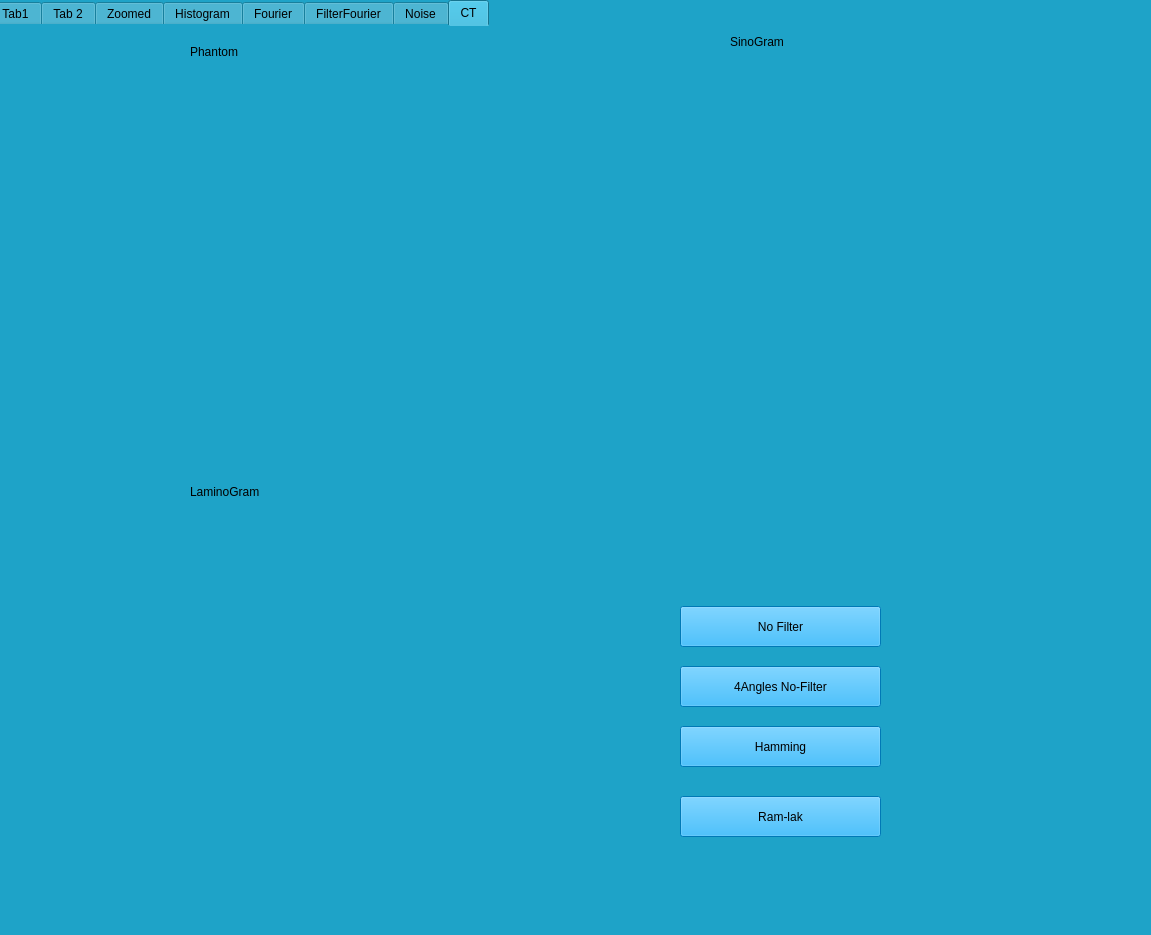
<?xml version="1.0" encoding="UTF-8"?>
<ui version="4.0">
 <class>MainWindow</class>
 <widget class="QMainWindow" name="MainWindow">
  <property name="geometry">
   <rect>
    <x>0</x>
    <y>0</y>
    <width>1151</width>
    <height>935</height>
   </rect>
  </property>
  <property name="windowTitle">
   <string>MainWindow</string>
  </property>
  <property name="layoutDirection">
   <enum>Qt::LeftToRight</enum>
  </property>
  <property name="styleSheet">
   <string notr="true">color: rgb(170, 85, 0);
background-color: rgb(30, 163, 200);
background-image: url(&quot;E:/Year3 Term1/Image processing/Task2-ZOOM/canvas.png&quot;);</string>
  </property>
  <widget class="QWidget" name="centralwidget">
   <widget class="QTabWidget" name="tabWidget">
    <property name="geometry">
     <rect>
      <x>-10</x>
      <y>0</y>
      <width>1191</width>
      <height>931</height>
     </rect>
    </property>
    <property name="toolTip">
     <string>&lt;!DOCTYPE HTML PUBLIC &quot;-//W3C//DTD HTML 4.0//EN&quot; &quot;http://www.w3.org/TR/REC-html40/strict.dtd&quot;&gt;
&lt;html&gt;&lt;head&gt;&lt;meta name=&quot;qrichtext&quot; content=&quot;1&quot; /&gt;&lt;style type=&quot;text/css&quot;&gt;
p, li { white-space: pre-wrap; }
&lt;/style&gt;&lt;/head&gt;&lt;body style=&quot; font-family:'MS Shell Dlg 2'; font-size:8pt; font-weight:400; font-style:normal;&quot;&gt;
&lt;p style=&quot;-qt-paragraph-type:empty; margin-top:12px; margin-bottom:12px; margin-left:0px; margin-right:0px; -qt-block-indent:0; text-indent:0px;&quot;&gt;&lt;br /&gt;&lt;/p&gt;&lt;/body&gt;&lt;/html&gt;</string>
    </property>
    <property name="whatsThis">
     <string>&lt;!DOCTYPE HTML PUBLIC &quot;-//W3C//DTD HTML 4.0//EN&quot; &quot;http://www.w3.org/TR/REC-html40/strict.dtd&quot;&gt;
&lt;html&gt;&lt;head&gt;&lt;meta name=&quot;qrichtext&quot; content=&quot;1&quot; /&gt;&lt;style type=&quot;text/css&quot;&gt;
p, li { white-space: pre-wrap; }
&lt;/style&gt;&lt;/head&gt;&lt;body style=&quot; font-family:'MS Shell Dlg 2'; font-size:8pt; font-weight:400; font-style:normal;&quot;&gt;
&lt;p style=&quot;-qt-paragraph-type:empty; margin-top:12px; margin-bottom:12px; margin-left:0px; margin-right:0px; -qt-block-indent:0; text-indent:0px;&quot;&gt;&lt;br /&gt;&lt;/p&gt;&lt;/body&gt;&lt;/html&gt;</string>
    </property>
    <property name="styleSheet">
     <string notr="true">border-color: qconicalgradient(cx:0, cy:0, angle:135, stop:0 rgba(255, 255, 0, 69), stop:0.375 rgba(255, 255, 0, 69), stop:0.423533 rgba(251, 255, 0, 145), stop:0.45 rgba(247, 255, 0, 208), stop:0.477581 rgba(255, 244, 71, 130), stop:0.518717 rgba(255, 218, 71, 130), stop:0.55 rgba(255, 255, 0, 255), stop:0.57754 rgba(255, 203, 0, 130), stop:0.625 rgba(255, 255, 0, 69), stop:1 rgba(255, 255, 0, 69));
color: rgb(0, 0, 0);
gridline-color: rgb(255, 170, 255);
</string>
    </property>
    <property name="currentIndex">
     <number>7</number>
    </property>
    <widget class="QWidget" name="tab_3">
     <attribute name="title">
      <string>Tab1</string>
     </attribute>
     <widget class="QLabel" name="Image">
      <property name="geometry">
       <rect>
        <x>20</x>
        <y>70</y>
        <width>531</width>
        <height>511</height>
       </rect>
      </property>
      <property name="text">
       <string/>
      </property>
      <property name="alignment">
       <set>Qt::AlignCenter</set>
      </property>
     </widget>
     <widget class="QPushButton" name="Browse">
      <property name="geometry">
       <rect>
        <x>70</x>
        <y>690</y>
        <width>271</width>
        <height>51</height>
       </rect>
      </property>
      <property name="styleSheet">
       <string notr="true">font: 14pt &quot;MS Shell Dlg 2&quot;;
font: 14pt &quot;MS Shell Dlg 2&quot;;
background-color: rgb(0, 170, 255);</string>
      </property>
      <property name="text">
       <string>Browse Image</string>
      </property>
     </widget>
     <widget class="QLineEdit" name="ZoomFactor">
      <property name="geometry">
       <rect>
        <x>30</x>
        <y>760</y>
        <width>361</width>
        <height>41</height>
       </rect>
      </property>
      <property name="styleSheet">
       <string notr="true">background-color: rgb(85, 170, 255);
font: 14pt &quot;MS Shell Dlg 2&quot;;</string>
      </property>
      <property name="text">
       <string>Click here and choose zoom factor</string>
      </property>
     </widget>
     <widget class="QPushButton" name="KNNBtn">
      <property name="geometry">
       <rect>
        <x>410</x>
        <y>760</y>
        <width>171</width>
        <height>41</height>
       </rect>
      </property>
      <property name="styleSheet">
       <string notr="true">font: 14pt &quot;MS Shell Dlg 2&quot;;
font: 14pt &quot;MS Shell Dlg 2&quot;;
background-color: rgb(0, 170, 255);</string>
      </property>
      <property name="text">
       <string>KNN</string>
      </property>
     </widget>
     <widget class="QPushButton" name="BilinearBtn">
      <property name="geometry">
       <rect>
        <x>590</x>
        <y>760</y>
        <width>171</width>
        <height>41</height>
       </rect>
      </property>
      <property name="styleSheet">
       <string notr="true">font: 14pt &quot;MS Shell Dlg 2&quot;;
font: 14pt &quot;MS Shell Dlg 2&quot;;
background-color: rgb(0, 170, 255);</string>
      </property>
      <property name="text">
       <string>Bilinear</string>
      </property>
     </widget>
     <widget class="QPushButton" name="EqualizeHBtn">
      <property name="geometry">
       <rect>
        <x>590</x>
        <y>700</y>
        <width>171</width>
        <height>41</height>
       </rect>
      </property>
      <property name="styleSheet">
       <string notr="true">font: 14pt &quot;MS Shell Dlg 2&quot;;
font: 14pt &quot;MS Shell Dlg 2&quot;;
background-color: rgb(0, 170, 255);</string>
      </property>
      <property name="text">
       <string>EqaulizeH</string>
      </property>
     </widget>
     <widget class="QLabel" name="Image_Enahnced">
      <property name="geometry">
       <rect>
        <x>580</x>
        <y>70</y>
        <width>531</width>
        <height>511</height>
       </rect>
      </property>
      <property name="text">
       <string/>
      </property>
      <property name="alignment">
       <set>Qt::AlignCenter</set>
      </property>
     </widget>
     <widget class="QLineEdit" name="ZoomFactor_6">
      <property name="geometry">
       <rect>
        <x>740</x>
        <y>20</y>
        <width>201</width>
        <height>31</height>
       </rect>
      </property>
      <property name="styleSheet">
       <string notr="true">background-color: rgb(85, 170, 255);
font: 14pt &quot;MS Shell Dlg 2&quot;;</string>
      </property>
      <property name="text">
       <string>Enhanced Image</string>
      </property>
     </widget>
     <widget class="QLineEdit" name="ZoomFactor_7">
      <property name="geometry">
       <rect>
        <x>170</x>
        <y>20</y>
        <width>201</width>
        <height>31</height>
       </rect>
      </property>
      <property name="styleSheet">
       <string notr="true">background-color: rgb(85, 170, 255);
font: 14pt &quot;MS Shell Dlg 2&quot;;</string>
      </property>
      <property name="text">
       <string>Original Image</string>
      </property>
     </widget>
     <widget class="QLineEdit" name="KernelSize">
      <property name="geometry">
       <rect>
        <x>610</x>
        <y>620</y>
        <width>181</width>
        <height>41</height>
       </rect>
      </property>
      <property name="styleSheet">
       <string notr="true">background-color: rgb(85, 170, 255);
font: 14pt &quot;MS Shell Dlg 2&quot;;</string>
      </property>
      <property name="text">
       <string>Enter Kernel Size</string>
      </property>
     </widget>
     <widget class="QLineEdit" name="FactorValue">
      <property name="geometry">
       <rect>
        <x>810</x>
        <y>620</y>
        <width>181</width>
        <height>41</height>
       </rect>
      </property>
      <property name="styleSheet">
       <string notr="true">background-color: rgb(85, 170, 255);
font: 14pt &quot;MS Shell Dlg 2&quot;;</string>
      </property>
      <property name="text">
       <string>Enter Factor </string>
      </property>
     </widget>
     <widget class="QPushButton" name="Enhance_BTN">
      <property name="geometry">
       <rect>
        <x>410</x>
        <y>700</y>
        <width>171</width>
        <height>41</height>
       </rect>
      </property>
      <property name="styleSheet">
       <string notr="true">font: 14pt &quot;MS Shell Dlg 2&quot;;
font: 14pt &quot;MS Shell Dlg 2&quot;;
background-color: rgb(0, 170, 255);</string>
      </property>
      <property name="text">
       <string>Enhance Image</string>
      </property>
     </widget>
     <widget class="QPushButton" name="Fourier">
      <property name="geometry">
       <rect>
        <x>370</x>
        <y>620</y>
        <width>201</width>
        <height>41</height>
       </rect>
      </property>
      <property name="styleSheet">
       <string notr="true">font: 14pt &quot;MS Shell Dlg 2&quot;;
font: 14pt &quot;MS Shell Dlg 2&quot;;
background-color: rgb(0, 170, 255);</string>
      </property>
      <property name="text">
       <string>Fourier Trasnform</string>
      </property>
     </widget>
     <widget class="QPushButton" name="Fourier_FilterBTN">
      <property name="geometry">
       <rect>
        <x>810</x>
        <y>700</y>
        <width>201</width>
        <height>41</height>
       </rect>
      </property>
      <property name="styleSheet">
       <string notr="true">font: 14pt &quot;MS Shell Dlg 2&quot;;
font: 14pt &quot;MS Shell Dlg 2&quot;;
background-color: rgb(0, 170, 255);</string>
      </property>
      <property name="text">
       <string>Fourier Filter</string>
      </property>
     </widget>
    </widget>
    <widget class="QWidget" name="tab_2">
     <attribute name="title">
      <string>Tab 2</string>
     </attribute>
     <widget class="QLabel" name="Tab2Label">
      <property name="geometry">
       <rect>
        <x>40</x>
        <y>0</y>
        <width>721</width>
        <height>521</height>
       </rect>
      </property>
      <property name="styleSheet">
       <string notr="true">border-color: rgb(0, 255, 255);</string>
      </property>
      <property name="text">
       <string/>
      </property>
     </widget>
     <widget class="QSplitter" name="splitter">
      <property name="geometry">
       <rect>
        <x>820</x>
        <y>-10</y>
        <width>221</width>
        <height>131</height>
       </rect>
      </property>
      <property name="orientation">
       <enum>Qt::Vertical</enum>
      </property>
      <widget class="QPushButton" name="GenerateBtn">
       <property name="styleSheet">
        <string notr="true">font: 14pt &quot;MS Shell Dlg 2&quot;;
background-color: rgb(170, 255, 255);</string>
       </property>
       <property name="text">
        <string>Generate</string>
       </property>
      </widget>
      <widget class="QPushButton" name="ShowPixels">
       <property name="styleSheet">
        <string notr="true">font: 14pt &quot;MS Shell Dlg 2&quot;;
background-color: rgb(170, 255, 255);</string>
       </property>
       <property name="text">
        <string>Show Pixels</string>
       </property>
      </widget>
     </widget>
     <widget class="QLabel" name="Info">
      <property name="geometry">
       <rect>
        <x>800</x>
        <y>140</y>
        <width>291</width>
        <height>681</height>
       </rect>
      </property>
      <property name="styleSheet">
       <string notr="true">font: 14pt &quot;MS Shell Dlg 2&quot;;
color: rgb(0, 0, 0);</string>
      </property>
      <property name="text">
       <string/>
      </property>
     </widget>
    </widget>
    <widget class="QWidget" name="tab">
     <attribute name="title">
      <string>Zoomed</string>
     </attribute>
     <widget class="QLabel" name="ZoomLabel">
      <property name="geometry">
       <rect>
        <x>30</x>
        <y>30</y>
        <width>1031</width>
        <height>781</height>
       </rect>
      </property>
      <property name="text">
       <string/>
      </property>
     </widget>
    </widget>
    <widget class="QWidget" name="tab_4">
     <attribute name="title">
      <string>Histogram</string>
     </attribute>
     <widget class="QLabel" name="NormalizedH">
      <property name="geometry">
       <rect>
        <x>30</x>
        <y>510</y>
        <width>511</width>
        <height>351</height>
       </rect>
      </property>
      <property name="text">
       <string/>
      </property>
     </widget>
     <widget class="QLabel" name="EqualizedImage">
      <property name="geometry">
       <rect>
        <x>180</x>
        <y>30</y>
        <width>791</width>
        <height>421</height>
       </rect>
      </property>
      <property name="text">
       <string/>
      </property>
     </widget>
     <widget class="QLabel" name="EqaulizedH_N">
      <property name="geometry">
       <rect>
        <x>580</x>
        <y>510</y>
        <width>511</width>
        <height>341</height>
       </rect>
      </property>
      <property name="text">
       <string/>
      </property>
     </widget>
     <widget class="QLineEdit" name="ZoomFactor_2">
      <property name="geometry">
       <rect>
        <x>680</x>
        <y>460</y>
        <width>271</width>
        <height>41</height>
       </rect>
      </property>
      <property name="styleSheet">
       <string notr="true">background-color: rgb(85, 170, 255);
font: 14pt &quot;MS Shell Dlg 2&quot;;</string>
      </property>
      <property name="text">
       <string>Equalized's Normalization</string>
      </property>
     </widget>
     <widget class="QLineEdit" name="ZoomFactor_4">
      <property name="geometry">
       <rect>
        <x>190</x>
        <y>470</y>
        <width>151</width>
        <height>31</height>
       </rect>
      </property>
      <property name="styleSheet">
       <string notr="true">background-color: rgb(85, 170, 255);
font: 14pt &quot;MS Shell Dlg 2&quot;;</string>
      </property>
      <property name="text">
       <string>Normalized H</string>
      </property>
     </widget>
     <widget class="QLineEdit" name="ZoomFactor_5">
      <property name="geometry">
       <rect>
        <x>430</x>
        <y>0</y>
        <width>201</width>
        <height>31</height>
       </rect>
      </property>
      <property name="styleSheet">
       <string notr="true">background-color: rgb(85, 170, 255);
font: 14pt &quot;MS Shell Dlg 2&quot;;</string>
      </property>
      <property name="text">
       <string>Equalized Image</string>
      </property>
     </widget>
    </widget>
    <widget class="QWidget" name="tab_5">
     <attribute name="title">
      <string>Fourier</string>
     </attribute>
     <widget class="QLabel" name="Magnitude">
      <property name="geometry">
       <rect>
        <x>20</x>
        <y>500</y>
        <width>531</width>
        <height>401</height>
       </rect>
      </property>
      <property name="text">
       <string/>
      </property>
     </widget>
     <widget class="QLabel" name="Phase">
      <property name="geometry">
       <rect>
        <x>580</x>
        <y>500</y>
        <width>571</width>
        <height>401</height>
       </rect>
      </property>
      <property name="text">
       <string/>
      </property>
     </widget>
     <widget class="QLineEdit" name="KernelSize_2">
      <property name="geometry">
       <rect>
        <x>50</x>
        <y>450</y>
        <width>211</width>
        <height>41</height>
       </rect>
      </property>
      <property name="styleSheet">
       <string notr="true">background-color: rgb(85, 170, 255);
font: 14pt &quot;MS Shell Dlg 2&quot;;</string>
      </property>
      <property name="text">
       <string>Magnitude of Image</string>
      </property>
     </widget>
     <widget class="QLineEdit" name="KernelSize_3">
      <property name="geometry">
       <rect>
        <x>940</x>
        <y>450</y>
        <width>171</width>
        <height>41</height>
       </rect>
      </property>
      <property name="styleSheet">
       <string notr="true">background-color: rgb(85, 170, 255);
font: 14pt &quot;MS Shell Dlg 2&quot;;</string>
      </property>
      <property name="text">
       <string>Phase of Image</string>
      </property>
     </widget>
     <widget class="QLabel" name="Image_FourierTab">
      <property name="geometry">
       <rect>
        <x>300</x>
        <y>10</y>
        <width>551</width>
        <height>481</height>
       </rect>
      </property>
      <property name="text">
       <string/>
      </property>
      <property name="alignment">
       <set>Qt::AlignCenter</set>
      </property>
     </widget>
     <widget class="QLineEdit" name="KernelSize_4">
      <property name="geometry">
       <rect>
        <x>70</x>
        <y>80</y>
        <width>211</width>
        <height>41</height>
       </rect>
      </property>
      <property name="styleSheet">
       <string notr="true">background-color: rgb(85, 170, 255);
font: 14pt &quot;MS Shell Dlg 2&quot;;</string>
      </property>
      <property name="text">
       <string>Original Image</string>
      </property>
     </widget>
    </widget>
    <widget class="QWidget" name="tab_6">
     <attribute name="title">
      <string>FilterFourier</string>
     </attribute>
     <widget class="QLineEdit" name="ZoomFactor_13">
      <property name="geometry">
       <rect>
        <x>110</x>
        <y>60</y>
        <width>251</width>
        <height>31</height>
       </rect>
      </property>
      <property name="styleSheet">
       <string notr="true">background-color: rgb(85, 170, 255);
font: 14pt &quot;MS Shell Dlg 2&quot;;</string>
      </property>
      <property name="text">
       <string>Forueir Domain Filter</string>
      </property>
     </widget>
     <widget class="QLineEdit" name="ZoomFactor_14">
      <property name="geometry">
       <rect>
        <x>630</x>
        <y>60</y>
        <width>391</width>
        <height>31</height>
       </rect>
      </property>
      <property name="styleSheet">
       <string notr="true">background-color: rgb(85, 170, 255);
font: 14pt &quot;MS Shell Dlg 2&quot;;</string>
      </property>
      <property name="text">
       <string>Subtraction of S and F domain Filters</string>
      </property>
     </widget>
     <widget class="QLabel" name="Fourier_Filter_Image">
      <property name="geometry">
       <rect>
        <x>20</x>
        <y>100</y>
        <width>521</width>
        <height>471</height>
       </rect>
      </property>
      <property name="text">
       <string/>
      </property>
      <property name="alignment">
       <set>Qt::AlignCenter</set>
      </property>
     </widget>
     <widget class="QLabel" name="Foruier_Spacila">
      <property name="geometry">
       <rect>
        <x>560</x>
        <y>100</y>
        <width>531</width>
        <height>471</height>
       </rect>
      </property>
      <property name="text">
       <string/>
      </property>
      <property name="alignment">
       <set>Qt::AlignCenter</set>
      </property>
     </widget>
    </widget>
    <widget class="QWidget" name="tab_7">
     <attribute name="title">
      <string>Noise</string>
     </attribute>
     <widget class="QLabel" name="Image_Noisy">
      <property name="geometry">
       <rect>
        <x>50</x>
        <y>40</y>
        <width>521</width>
        <height>451</height>
       </rect>
      </property>
      <property name="text">
       <string/>
      </property>
     </widget>
     <widget class="QLabel" name="Image_Created">
      <property name="geometry">
       <rect>
        <x>590</x>
        <y>30</y>
        <width>521</width>
        <height>451</height>
       </rect>
      </property>
      <property name="text">
       <string/>
      </property>
     </widget>
     <widget class="QLabel" name="ROI_Histogram">
      <property name="geometry">
       <rect>
        <x>60</x>
        <y>510</y>
        <width>541</width>
        <height>371</height>
       </rect>
      </property>
      <property name="text">
       <string/>
      </property>
     </widget>
     <widget class="QLabel" name="Mean_Sigma">
      <property name="geometry">
       <rect>
        <x>640</x>
        <y>710</y>
        <width>181</width>
        <height>81</height>
       </rect>
      </property>
      <property name="styleSheet">
       <string notr="true">font: 14pt &quot;MS Shell Dlg 2&quot;;</string>
      </property>
      <property name="text">
       <string/>
      </property>
     </widget>
     <widget class="QLabel" name="label">
      <property name="geometry">
       <rect>
        <x>210</x>
        <y>10</y>
        <width>141</width>
        <height>31</height>
       </rect>
      </property>
      <property name="styleSheet">
       <string notr="true">font: 12pt &quot;MS Shell Dlg 2&quot;;</string>
      </property>
      <property name="text">
       <string>Noisy Image</string>
      </property>
     </widget>
     <widget class="QLabel" name="label_2">
      <property name="geometry">
       <rect>
        <x>770</x>
        <y>0</y>
        <width>141</width>
        <height>31</height>
       </rect>
      </property>
      <property name="styleSheet">
       <string notr="true">font: 12pt &quot;MS Shell Dlg 2&quot;;</string>
      </property>
      <property name="text">
       <string>Image Created</string>
      </property>
     </widget>
     <widget class="QLabel" name="label_3">
      <property name="geometry">
       <rect>
        <x>240</x>
        <y>480</y>
        <width>141</width>
        <height>31</height>
       </rect>
      </property>
      <property name="styleSheet">
       <string notr="true">font: 12pt &quot;MS Shell Dlg 2&quot;;</string>
      </property>
      <property name="text">
       <string>ROI Histogram</string>
      </property>
     </widget>
     <widget class="QPushButton" name="Gausian_Noise_BTN">
      <property name="geometry">
       <rect>
        <x>850</x>
        <y>500</y>
        <width>201</width>
        <height>41</height>
       </rect>
      </property>
      <property name="styleSheet">
       <string notr="true">font: 14pt &quot;MS Shell Dlg 2&quot;;
font: 14pt &quot;MS Shell Dlg 2&quot;;
background-color: rgb(0, 170, 255);</string>
      </property>
      <property name="text">
       <string>Gausian Noise</string>
      </property>
     </widget>
     <widget class="QPushButton" name="Uniform_Noise_BTN_2">
      <property name="geometry">
       <rect>
        <x>850</x>
        <y>570</y>
        <width>201</width>
        <height>41</height>
       </rect>
      </property>
      <property name="styleSheet">
       <string notr="true">font: 14pt &quot;MS Shell Dlg 2&quot;;
font: 14pt &quot;MS Shell Dlg 2&quot;;
background-color: rgb(0, 170, 255);</string>
      </property>
      <property name="text">
       <string>Uniform Noise</string>
      </property>
     </widget>
     <widget class="QPushButton" name="Draw_Region_BTN">
      <property name="geometry">
       <rect>
        <x>630</x>
        <y>570</y>
        <width>201</width>
        <height>41</height>
       </rect>
      </property>
      <property name="styleSheet">
       <string notr="true">font: 14pt &quot;MS Shell Dlg 2&quot;;
font: 14pt &quot;MS Shell Dlg 2&quot;;
background-color: rgb(0, 170, 255);</string>
      </property>
      <property name="text">
       <string>Draw Region</string>
      </property>
     </widget>
     <widget class="QPushButton" name="Choose_Region_BTN">
      <property name="geometry">
       <rect>
        <x>630</x>
        <y>500</y>
        <width>201</width>
        <height>41</height>
       </rect>
      </property>
      <property name="styleSheet">
       <string notr="true">font: 14pt &quot;MS Shell Dlg 2&quot;;
font: 14pt &quot;MS Shell Dlg 2&quot;;
background-color: rgb(0, 170, 255);</string>
      </property>
      <property name="text">
       <string>Choose Region</string>
      </property>
     </widget>
     <widget class="QPushButton" name="Salt_Pepper_BTN">
      <property name="geometry">
       <rect>
        <x>850</x>
        <y>630</y>
        <width>201</width>
        <height>41</height>
       </rect>
      </property>
      <property name="styleSheet">
       <string notr="true">font: 14pt &quot;MS Shell Dlg 2&quot;;
font: 14pt &quot;MS Shell Dlg 2&quot;;
background-color: rgb(0, 170, 255);</string>
      </property>
      <property name="text">
       <string>Salt and Pepper</string>
      </property>
     </widget>
    </widget>
    <widget class="QWidget" name="tab_8">
     <attribute name="title">
      <string>CT</string>
     </attribute>
     <widget class="QLabel" name="Image_Phantom">
      <property name="geometry">
       <rect>
        <x>30</x>
        <y>40</y>
        <width>521</width>
        <height>401</height>
       </rect>
      </property>
      <property name="text">
       <string/>
      </property>
     </widget>
     <widget class="QLabel" name="Image_SinoGram">
      <property name="geometry">
       <rect>
        <x>570</x>
        <y>30</y>
        <width>521</width>
        <height>411</height>
       </rect>
      </property>
      <property name="text">
       <string/>
      </property>
     </widget>
     <widget class="QLabel" name="Image_LaminoGram">
      <property name="geometry">
       <rect>
        <x>40</x>
        <y>480</y>
        <width>521</width>
        <height>411</height>
       </rect>
      </property>
      <property name="text">
       <string/>
      </property>
     </widget>
     <widget class="QLabel" name="label_4">
      <property name="geometry">
       <rect>
        <x>200</x>
        <y>10</y>
        <width>111</width>
        <height>31</height>
       </rect>
      </property>
      <property name="styleSheet">
       <string notr="true">font: 12pt &quot;MS Shell Dlg 2&quot;;</string>
      </property>
      <property name="text">
       <string>Phantom</string>
      </property>
     </widget>
     <widget class="QLabel" name="label_5">
      <property name="geometry">
       <rect>
        <x>740</x>
        <y>0</y>
        <width>121</width>
        <height>31</height>
       </rect>
      </property>
      <property name="styleSheet">
       <string notr="true">font: 12pt &quot;MS Shell Dlg 2&quot;;</string>
      </property>
      <property name="text">
       <string>SinoGram</string>
      </property>
     </widget>
     <widget class="QLabel" name="label_6">
      <property name="geometry">
       <rect>
        <x>200</x>
        <y>450</y>
        <width>141</width>
        <height>31</height>
       </rect>
      </property>
      <property name="styleSheet">
       <string notr="true">font: 12pt &quot;MS Shell Dlg 2&quot;;</string>
      </property>
      <property name="text">
       <string>LaminoGram</string>
      </property>
     </widget>
     <widget class="QPushButton" name="Lamino_NoFilterBTN">
      <property name="geometry">
       <rect>
        <x>690</x>
        <y>580</y>
        <width>201</width>
        <height>41</height>
       </rect>
      </property>
      <property name="styleSheet">
       <string notr="true">font: 14pt &quot;MS Shell Dlg 2&quot;;
font: 14pt &quot;MS Shell Dlg 2&quot;;
background-color: rgb(0, 170, 255);</string>
      </property>
      <property name="text">
       <string>No Filter</string>
      </property>
     </widget>
     <widget class="QPushButton" name="Lamino_RamlakBTN">
      <property name="geometry">
       <rect>
        <x>690</x>
        <y>770</y>
        <width>201</width>
        <height>41</height>
       </rect>
      </property>
      <property name="styleSheet">
       <string notr="true">font: 14pt &quot;MS Shell Dlg 2&quot;;
font: 14pt &quot;MS Shell Dlg 2&quot;;
background-color: rgb(0, 170, 255);</string>
      </property>
      <property name="text">
       <string>Ram-lak</string>
      </property>
     </widget>
     <widget class="QPushButton" name="Lamino_HammingBTN">
      <property name="geometry">
       <rect>
        <x>690</x>
        <y>700</y>
        <width>201</width>
        <height>41</height>
       </rect>
      </property>
      <property name="styleSheet">
       <string notr="true">font: 14pt &quot;MS Shell Dlg 2&quot;;
font: 14pt &quot;MS Shell Dlg 2&quot;;
background-color: rgb(0, 170, 255);</string>
      </property>
      <property name="text">
       <string>Hamming</string>
      </property>
     </widget>
     <widget class="QPushButton" name="Lamino_4anglesBTN">
      <property name="geometry">
       <rect>
        <x>690</x>
        <y>640</y>
        <width>201</width>
        <height>41</height>
       </rect>
      </property>
      <property name="styleSheet">
       <string notr="true">font: 14pt &quot;MS Shell Dlg 2&quot;;
font: 14pt &quot;MS Shell Dlg 2&quot;;
background-color: rgb(0, 170, 255);</string>
      </property>
      <property name="text">
       <string>4Angles No-Filter</string>
      </property>
     </widget>
    </widget>
   </widget>
  </widget>
  <widget class="QStatusBar" name="statusbar"/>
 </widget>
 <resources/>
 <connections/>
</ui>
